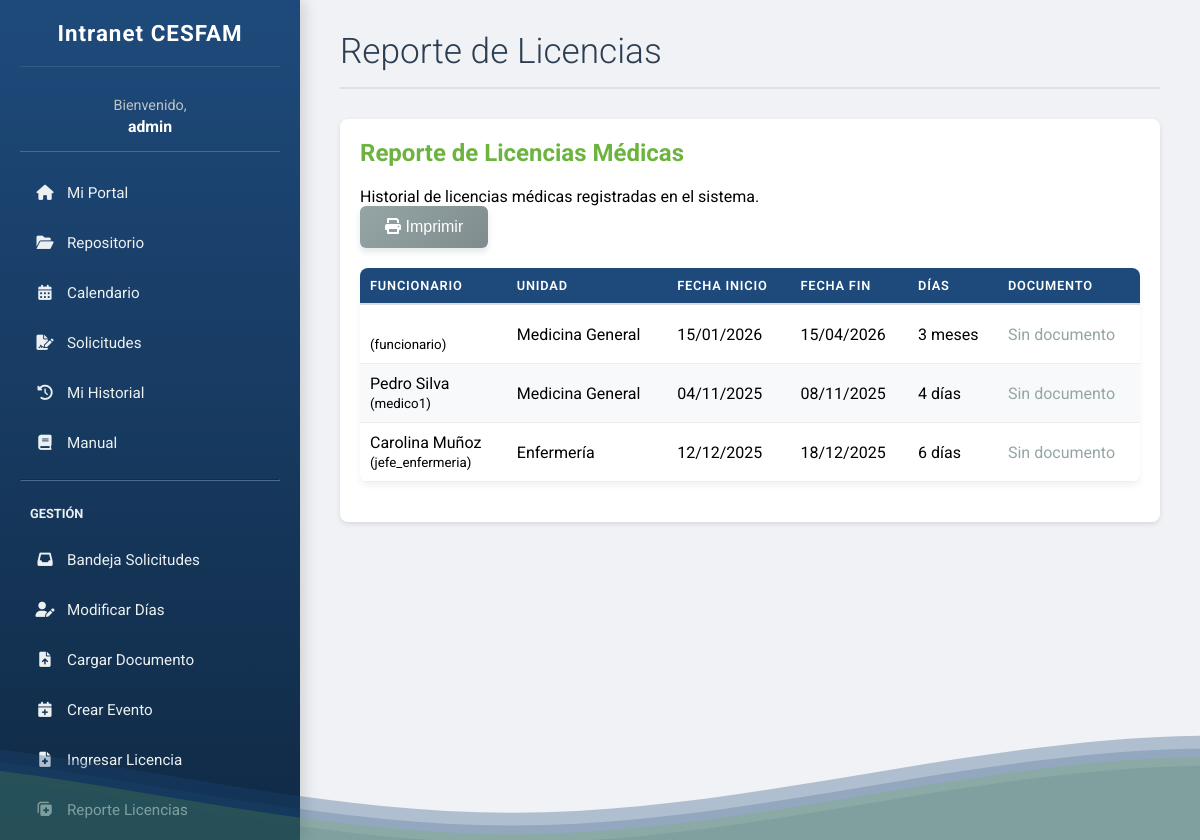
Screenshot of /reporte/licencias/ (signed in) with the database file from the repository.
### intranet/models.py (models this page shows, shortened)
class Funcionarios(AbstractUser):
    nombre = models.CharField(max_length=100, blank=True)
    id_rol = models.ForeignKey(Roles, on_delete=models.SET_NULL, null=True, blank=True)
    id_unidad = models.ForeignKey(Unidades, on_delete=models.SET_NULL, null=True, blank=True)
    es_jefe_unidad = models.BooleanField(default=False, verbose_name="Es Jefe de Unidad")

class Licencias(models.Model):
    id_funcionario = models.ForeignKey(Funcionarios, on_delete=models.CASCADE, related_name='licencias_recibidas')
    id_subdireccion_carga = models.ForeignKey(Funcionarios, on_delete=models.SET_NULL, null=True, related_name='licencias_cargadas')
    fecha_inicio = models.DateField()
    fecha_fin = models.DateField()
    ruta_foto_licencia = models.FileField(upload_to='licencias/')
    fecha_registro = models.DateTimeField(auto_now_add=True)

class Unidades(models.Model):
    nombre_unidad = models.CharField(max_length=100, unique=True)
    descripcion = models.TextField(blank=True, null=True)
    activa = models.BooleanField(default=True)
    class Meta:
        verbose_name_plural = "Unidades"

### intranet/views.py (the view)
# urls.py: path('reporte/licencias/', views.reporte_licencias_view, name='reporte_licencias'),
@login_required(login_url='login')
def reporte_licencias_view(request):
    user = request.user
    if not puede_gestionar(user):
        return redirect('dashboard')
    if es_subdireccion(user):
        licencias = Licencias.objects.all().order_by('-fecha_registro')
    else:
        licencias = Licencias.objects.filter(
            id_funcionario__id_unidad=user.id_unidad
        ).order_by('-fecha_registro')
    context = {
        'licencias': licencias,
        'dias_totales': 0
    }
    return render(request, 'reporte_licencias.html', context)

### intranet/views.py (called while the page is built)
def es_subdireccion(user):
    if user.is_superuser:
        return True
    if user.id_rol:
        return user.id_rol.nivel_jerarquico <= 2  # Director o Subdirección
    return False

def puede_gestionar(user):
    if user.is_superuser:
        return True
    if user.is_staff:
        return True
    if user.id_rol:
        return user.id_rol.nivel_jerarquico <= 3 or user.es_jefe_unidad
    return user.es_jefe_unidad

### intranet/templates/reporte_licencias.html (shortened to what this page needs)
{% extends 'base.html' %} {% block content %}
<header class="header">
    <h1>Reporte de Licencias</h1>
</header>
<section class="content-box">
    <h2>Reporte de Licencias Médicas</h2>
    <p>Historial de licencias médicas registradas en el sistema.</p>
    <div style="margin-bottom: 1rem;">
        <button onclick="window.print()" class="btn btn-secondary">
            <i class="fas fa-print"></i> Imprimir
        </button>
    </div>
    <table style="width:100%; border-collapse: collapse; margin-top: 20px;">
        <thead style="text-align: left;">
            <tr>
                <th style="padding: 10px; border-bottom: 2px solid #ddd;">Funcionario</th>
                <th style="padding: 10px; border-bottom: 2px solid #ddd;">Unidad</th>
                <th style="padding: 10px; border-bottom: 2px solid #ddd;">Fecha Inicio</th>
                <th style="padding: 10px; border-bottom: 2px solid #ddd;">Fecha Fin</th>
                <th style="padding: 10px; border-bottom: 2px solid #ddd;">Días</th>
                <th style="padding: 10px; border-bottom: 2px solid #ddd;">Documento</th>
            </tr>
        </thead>
        <tbody>
            {% for licencia in licencias %}
            <tr>
                <td style="padding: 10px; border-bottom: 1px solid #eee;">
                    {{ licencia.id_funcionario.first_name }} {{ licencia.id_funcionario.last_name }}<br>
                    <small>({{ licencia.id_funcionario.username }})</small>
                </td>
                <td style="padding: 10px; border-bottom: 1px solid #eee;">{{ licencia.id_funcionario.id_unidad.nombre_unidad|default:"Sin unidad" }}</td>
                <td style="padding: 10px; border-bottom: 1px solid #eee;">{{ licencia.fecha_inicio|date:"d/m/Y" }}</td>
                <td style="padding: 10px; border-bottom: 1px solid #eee;">{{ licencia.fecha_fin|date:"d/m/Y" }}</td>
                <td style="padding: 10px; border-bottom: 1px solid #eee;">
                    {% widthratio licencia.fecha_fin|date:"U" 1 1 as fecha_fin_ts %}
                    {% widthratio licencia.fecha_inicio|date:"U" 1 1 as fecha_inicio_ts %}
                    {{ licencia.fecha_fin|timeuntil:licencia.fecha_inicio }}
                </td>
                <td style="padding: 10px; border-bottom: 1px solid #eee;">
                    {% if licencia.ruta_foto_licencia %}
                        <a href="{{ licencia.ruta_foto_licencia.url }}" target="_blank" class="btn btn-sm" style="background:#3498db; color:white; padding:5px 10px; border-radius:4px; text-decoration:none;">
                            <i class="fas fa-file"></i> Ver
                        </a>
                    {% else %}
                        <span style="color: #95a5a6;">Sin documento</span>
                    {% endif %}
                </td>
            </tr>
            {% endfor %}
        </tbody>
    </table>
</section>
{% endblock %}

### intranet/templates/base.html (shortened to what this page needs)
{% load static %}
<!DOCTYPE html>
<html lang="es">
<head>
    <link rel="stylesheet" href="https://cdnjs.cloudflare.com/ajax/libs/font-awesome/6.0.0/css/all.min.css">
    <link rel="stylesheet" href="{% static 'style.css' %}">
</head>
<body>
    <nav class="sidebar">
        <h2>Intranet CESFAM</h2>
        <div class="user-display">
            {% if user.is_authenticated %}
                Bienvenido, <b>{{ user.username|truncatechars:18 }}</b>
            {% endif %}
        </div>
        {% if user.is_authenticated %}
        <ul>
            <li class="{% if request.resolver_match.url_name == 'dashboard' %}active{% endif %}">
                <a href="{% url 'dashboard' %}"><i class="fas fa-home"></i> Mi Portal</a>
            </li>
            <li class="{% if request.resolver_match.url_name == 'documentos' %}active{% endif %}">
                <a href="{% url 'documentos' %}"><i class="fas fa-folder-open"></i> Repositorio</a>
            </li>
            <li class="{% if request.resolver_match.url_name == 'calendario' %}active{% endif %}">
                <a href="{% url 'calendario' %}"><i class="fas fa-calendar-alt"></i> Calendario</a>
            </li>
            <li class="{% if request.resolver_match.url_name == 'gestion_solicitudes' %}active{% endif %}">
                <a href="{% url 'gestion_solicitudes' %}"><i class="fas fa-file-signature"></i> Solicitudes</a>
            </li>
             <li class="{% if request.resolver_match.url_name == 'historial_personal' %}active{% endif %}">
                <a href="{% url 'historial_personal' %}"><i class="fas fa-history"></i> Mi Historial</a>
            </li>
            <li class="{% if request.resolver_match.url_name == 'manual' %}active{% endif %}">
                <a href="{% url 'manual' %}"><i class="fas fa-book"></i> Manual</a>
            </li>
            {% if user.is_staff %}
            <hr style="border-color: #4b6b8b; margin: 15px 0;">
            <li style="padding: 10px; color: #ecf0f1; text-transform: uppercase; font-size: 0.8em; font-weight: bold;">Gestión</li>
            <li class="{% if request.resolver_match.url_name == 'reporte_solicitudes' %}active{% endif %}">
                <a href="{% url 'reporte_solicitudes' %}"><i class="fas fa-inbox"></i> Bandeja Solicitudes</a>
            </li>
            <li class="{% if request.resolver_match.url_name == 'gestion_dias' %}active{% endif %}">
                <a href="{% url 'gestion_dias' %}"><i class="fas fa-user-edit"></i> Modificar Días</a>
            </li>
            <li class="{% if request.resolver_match.url_name == 'gestion_documentos' %}active{% endif %}">
                <a href="{% url 'gestion_documentos' %}"><i class="fas fa-file-upload"></i> Cargar Documento</a>
            </li>
            <li class="{% if request.resolver_match.url_name == 'gestion_calendario' %}active{% endif %}">
                <a href="{% url 'gestion_calendario' %}"><i class="fas fa-calendar-plus"></i> Crear Evento</a>
            </li>
            <li class="{% if request.resolver_match.url_name == 'gestion_licencias' %}active{% endif %}">
                <a href="{% url 'gestion_licencias' %}"><i class="fas fa-file-medical"></i> Ingresar Licencia</a>
            </li>
            <li class="{% if request.resolver_match.url_name == 'reporte_licencias' %}active{% endif %}">
                <a href="{% url 'reporte_licencias' %}"><i class="fas fa-notes-medical"></i> Reporte Licencias</a>
            </li>
            {% endif %}
        </ul>
        {% endif %}
    </nav>
    <main class="main-content">
        {% block content %}{% endblock %}
    </main>
    <div class="waves-container">
    </div>
</body>
</html>

### intranet/static/style.css (style rules this page uses)
body, h1, h2, h3, h4, ul, p { margin: 0; padding: 0; font-family: 'Roboto', sans-serif; box-sizing: border-box; }
body { display: flex; height: 100vh; background-color: #f0f2f5; }
.sidebar { width: 260px; background: linear-gradient(180deg, #1E4A7B 0%, #102a45 100%); color: white; padding: 20px; height: 100vh; display: flex; flex-direction: column; box-shadow: 4px 0 15px rgba(0,0,0,0.15); }
.sidebar h2 { text-align: center; margin-bottom: 30px; font-size: 1.4em; font-weight: 700; letter-spacing: 1px; border-bottom: 1px solid rgba(255,255,255,0.1); padding-bottom: 20px; }
.sidebar .user-display { text-align: center; margin-bottom: 20px; font-size: 0.9em; color: #bdc3c7; }
.sidebar ul { list-style: none; flex-grow: 1; overflow-y: auto; }
.sidebar ul li { margin-bottom: 8px; }
.sidebar ul li a { text-decoration: none; color: #ecf0f1; display: flex; align-items: center; gap: 12px; padding: 12px 15px; border-radius: 8px; transition: all 0.3s ease; font-size: 0.95em; }
.sidebar ul li a i { width: 20px; text-align: center; }
.main-content { flex-grow: 1; padding: 40px; overflow-y: auto; }
.header { margin-bottom: 30px; border-bottom: 2px solid #e0e0e0; padding-bottom: 15px; }
.header h1 { color: #2c3e50; font-size: 2.2em; font-weight: 300; }
table { width: 100%; border-collapse: collapse; background-color: white; border-radius: 8px; overflow: hidden; box-shadow: 0 4px 6px rgba(0,0,0,0.05); margin-bottom: 20px; }
thead { background-color: #1E4A7B; color: white; }
th, td { padding: 16px 15px; text-align: left; border-bottom: 1px solid #eee; }
th { font-weight: 600; text-transform: uppercase; font-size: 0.8em; letter-spacing: 0.8px; }
tbody tr:nth-child(even) { background-color: #f8f9fa; }
.content-box { background-color: white; padding: 30px; border-radius: 10px; box-shadow: 0 2px 15px rgba(0,0,0,0.05); margin-bottom: 30px; }
.content-box h2 { color: #2c3e50; margin-bottom: 20px; font-size: 1.5em; }
button, .action-button { background: linear-gradient(135deg, #1E4A7B 0%, #163a63 100%); color: white; border: none; padding: 12px 25px; border-radius: 6px; cursor: pointer; font-size: 1em; font-weight: 500; transition: all 0.3s ease; display: inline-block; box-shadow: 0 4px 6px rgba(30, 74, 123, 0.2); }
.btn-secondary { background: linear-gradient(135deg, #95a5a6 0%, #7f8c8d 100%); box-shadow: 0 4px 6px rgba(127, 140, 141, 0.2); }
.content-box { background-color: white; padding: 20px; border-radius: 8px; box-shadow: 0 2px 5px rgba(0,0,0,0.1); }
.content-box h2 { margin-bottom: 20px; color: #6DB33F; }
.user-display { color: #d1e2f4; font-size: 0.85em; padding: 0 10px 15px 10px; border-bottom: 1px solid #4b6b8b; margin-bottom: 30px; text-align: center; }
.user-display b { display: block; font-weight: bold; color: white; font-size: 1.1em; margin-top: 3px; }
.main-content { padding-top: 30px !important; }
.main-content { animation: fadeIn 0.5s ease-out; }
.waves-container { position: fixed; bottom: 0; left: 0; width: 100%; height: 15vh; margin-bottom: -7px; z-index: 0; pointer-events: none; }
.waves { position: relative; width: 100%; height: 100%; margin-bottom: -7px; min-height: 100px; max-height: 150px; }
.main-content { position: relative; z-index: 1; }

### rows the page displays
Funcionarios: username "admin"
Licencias: id_funcionario.username "funcionario", id_funcionario.id_unidad.nombre_unidad "Medicina General", fecha_inicio "15/01/2026", fecha_fin "15/04/2026", fecha_fin "3 meses", ruta_foto_licencia "Sin documento"
Licencias: id_funcionario.first_name "Pedro", id_funcionario.last_name "Silva", id_funcionario.username "medico1", id_funcionario.id_unidad.nombre_unidad "Medicina General", fecha_inicio "04/11/2025", fecha_fin "08/11/2025", fecha_fin "4 días", ruta_foto_licencia "Sin documento"
Licencias: id_funcionario.first_name "Carolina", id_funcionario.last_name "Muñoz", id_funcionario.username "jefe_enfermeria", id_funcionario.id_unidad.nombre_unidad "Enfermería", fecha_inicio "12/12/2025", fecha_fin "18/12/2025", fecha_fin "6 días", ruta_foto_licencia "Sin documento"
